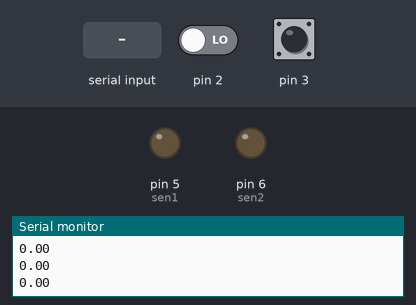
Recording of a sketch running on a simulated Arduino Uno, built with avr-gcc and run on an emulated ATmega328P. Parts: output pins drawn as LEDs (lit = HIGH), the last lines printed to the serial monitor. The inputs (shaded band) are chosen by the test bench; at power-on: pin 2 LOW, pin 3 HIGH.

Above: at 1.2 s.
1.3 s: pin 2 driven HIGH
At 1.6 s:
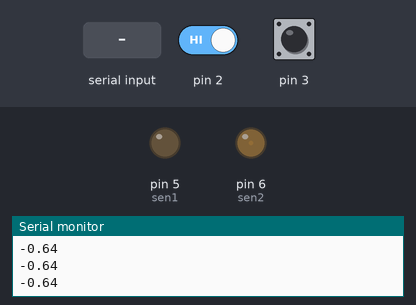
2.8 s: "90,45,200," received over Serial
At 4.6 s:
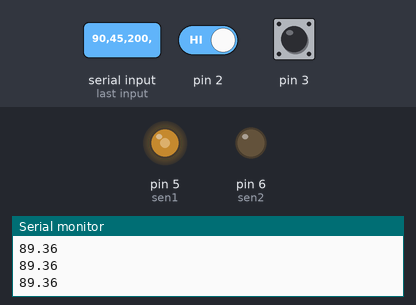
Timing chart, 0 to 6.1 s (numbered marks = the images above; inputs shaded):
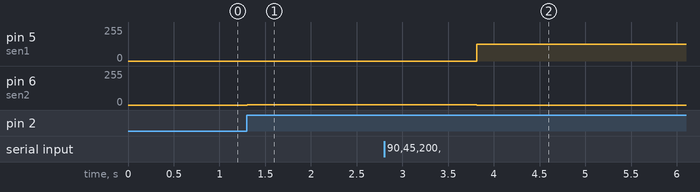

The sketch:

PID_control_posicion_Kadjst.ino
```cpp
int dt_us = 2000;             // muestreo en micro-segundos
float dt = dt_us*0.000001;    // muestro en segudos
unsigned long t1 = 0, t2 = 0; // Tiempos para intervalos
unsigned long k = 0;          // Contador de muestras

int Np = 0;                   // Número de pulsos
const float R = 0.642857;       // Resolución de salida
float th = 0, thp =0;         // Posición angular y valor pasado
float dth_d = 0, dth_f =0;    // derivada discreta y s. filtrada
float alpha = 0.05;            // Coeficiente de filtro

//float kp = 0.48222, kd = 0.20961, ki = 0.23562;
float kp = 0.12, kd = 0.001   , ki = 0.001; // P
//float kp = 0.23, kd = 0.0470, ki = 0; // PD
 //float kp = 0.23, kd = 0.023, ki = 0.1;   // PID
float e = 0, de = 0, inte = 0;
float u = 0, usat = 0;        // SEÑAL DE CONTROL
float PWM = 0;                  // SEÑAL PWM
float th_des = 0;             // CONSIGAN DEL CONTROL
// REVISAR CAUTELOSAMENTE EL SENTIDO DE GIRO
const int sen1 = 5;
const int sen2 = 6;

String data;
String setpoint;
String P;
String D;
String I;

void setup() {
  // Comunicación Serial
  Serial.begin(9600);
  attachInterrupt(digitalPinToInterrupt(2), CH_A, RISING);
  attachInterrupt(digitalPinToInterrupt(3), CH_B, RISING);

  // Salidas de control PWM
  pinMode(sen1,OUTPUT);
  pinMode(sen2,OUTPUT);
}

void loop() {
  //Serial.print(Np);
  //Serial.print(", ");
  //Serial.println(th);
  //Serial.print(", ");
  //Serial.println(e);
  // El código se debe escribir entre la toma de los tiempo
  t1 = micros();  //Muestra de tiempo 1
    // ****************************************
    // LEER CONSIGNA DE CONTROL
      if(Serial.available()> 0){
      setpoint = Serial.readStringUntil(',');
      P = Serial.readStringUntil(',');
      D = Serial.readStringUntil(',');
      I = Serial.readStringUntil('\n');

      th_des = setpoint.toFloat();
      kp = P.toFloat();
      kd = D.toFloat();
      ki = I.toFloat();
      }

      th = -1*R*Np;            // Toma de muestra

      dth_d = (th-thp)/dt;  // Derivada discreta

      // Filtro de la velocidad
      dth_f = alpha*dth_d + (1-alpha)*dth_f;


      /* Calcular elemetos del control */
      ////////////////////////////////////
      e = th_des - th;             // ERROR
      de = - dth_f;                // DERIVADA DEL ERROR
      inte = inte + e*dt;          // INTEGRAL DEL ERROR
      // CONTROL PID
      u = kp*e + kd*de + ki*inte;  // VOLTAJE

      usat = constrain(u,-6,6); // SATURACION
      // PWM 0 a 255
      PWM = usat*21.25; // 255/6V = 42.5

             // MANDAR SEÑAL DE CONTROL COMO PWM
      if(PWM>0){
      analogWrite(sen1,PWM);
      analogWrite(sen2,0);
      }
      if(PWM<0){
      analogWrite(sen1,0);
      analogWrite(sen2,-1*PWM);
      }

      ////////////////////////////////////

      k=k+1;                // Número de muestra
      thp = th;             // Guardar valor de th

      // Imprimir los valores

      //Serial.print(',');
      //Serial.print(th_des);
      //Serial.print(",");
      //Serial.print(kp);
      //Serial.print(",");
      //Serial.print(ki);
      //Serial.print(",");
      //Serial.println(kd);
      //Serial.print(',');
      //Serial.println(PWM);
      Serial.println(e);
    // ****************************************
  t2 = micros();  //Muestra de tiempo 2
  while((t2-t1)<dt_us){
    t2 = micros();
  }
  //Serial.println(t2-t1);
  //delay(50);
}

void CH_A(){
  if (digitalRead(3)==LOW)
  Np=Np+1;
  if (digitalRead(3)==HIGH)
  Np=Np-1;
}

void CH_B(){
  if (digitalRead(2)==HIGH)
  Np=Np+1;
  if (digitalRead(2)==LOW)
  Np=Np-1;
}
```

Measured:
- after the input at 1.3 s, pin 6 (sen2): 0/255 → 1/255 at once
- after the input at 2.8 s, pin 5 (sen1): 0/255 → 127/255 after 1.0 s; pin 6 (sen2): 1/255 → 0/255 after 1.0 s
